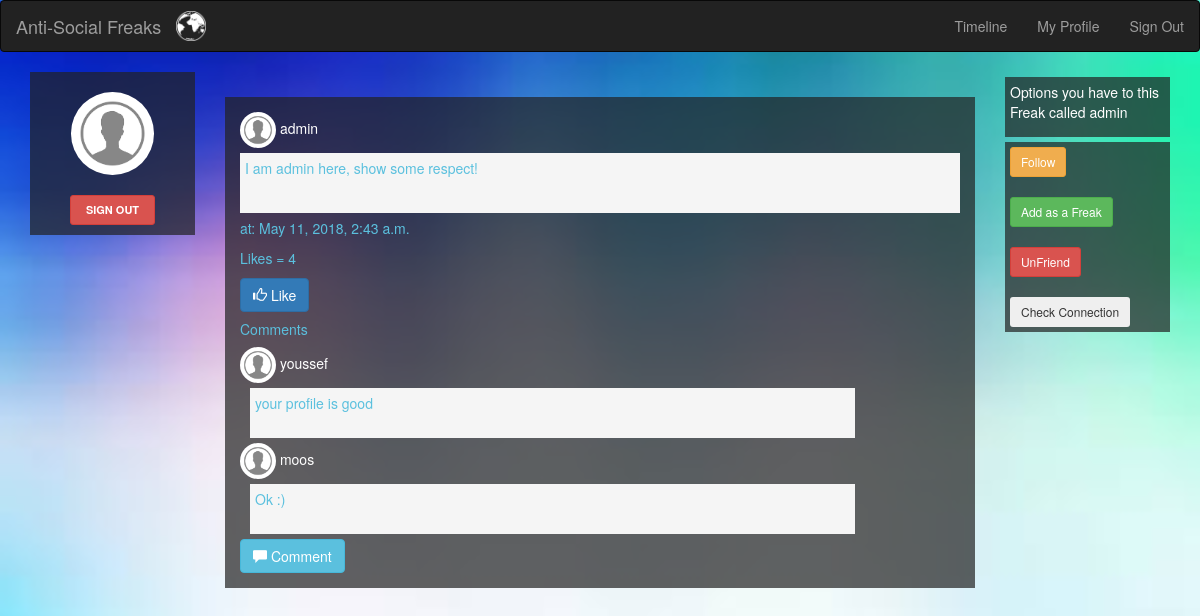
The page /anti-social/userProfile/25/ on the database its author committed.
### Social_Network/models.py (models this page shows, shortened)
class Post(models.Model):# shares is missing $$$$$$$$$$
    publisher = models.ForeignKey(User, on_delete=models.CASCADE)
    content = models.CharField(max_length=2000)
    date = models.DateTimeField(blank=True,default=datetime.now)

class Comment(models.Model):
    post=models.ForeignKey(Post, on_delete=models.CASCADE)
    content = models.CharField(max_length=1000)
    commenter = models.ForeignKey(User, on_delete=models.CASCADE ,null=True )

### Social_Network/views.py (the view)
# urls.py: path('userProfile/<int:user_id>/', views.userProfile , name='userprofile'),
def userProfile(request,user_id):
    user = User.objects.get(id = user_id)
    posts = Post.objects.filter(publisher=user)
    context = {'username': user , 'posts' : posts}
    return render(request, 'Social_Network/profile.html', context)

### Social_Network/templates/Social_Network/profile.html (shortened to what this page needs)
{% load staticfiles %}
<!DOCTYPE html>
<html lang="en">
<head>
  <link rel="stylesheet" href="https://maxcdn.bootstrapcdn.com/bootstrap/3.3.7/css/bootstrap.min.css">
</head>
<body class="backGround">
<nav class="navbar navbar-inverse ">
      <div class="container-fluid">
        <div class="navbar-header">
          <img class="icon" src="{% static 'Social_Network/images/White_Globe_Icon.png' %}" />
          <a  class="navbar-brand" href="">Anti-Social Freaks</a>
        </div>
            <ul class="nav navbar-nav navbar-right">
              <li> <a href="{%   url 'Social_Network:home' %}">Timeline</a></li>
              <li><a href="{%   url 'Social_Network:profile' %}">My Profile</a></li>
              <li><a href="{% url 'Social_Network:logout' %}">Sign Out</a></li>
            </ul>
      </div>
    </nav>
<div class="container-fluid">
    <div>
    <div class="col-md-2">
      <div class="profile-sidebar">
        <div class="profile-userpic">
          <img src="{% static 'Social_Network/images/Profile-Pic.jpg' %}" class="img-responsive" alt="">
        </div>
        <div class="profile-userbuttons">
            <form action="logout/" method="post">
          <button type="submit" class="btn btn-danger btn-sm">Sign Out</button>
                </form>
        </div>
      </div>
    </div>
    <div class="col-sm-8" style="color: #5bc0de">
{% for post in posts %}
            <div class="GeneratedContainers">
            <div>
                <img src="{% static 'Social_Network/images/Profile-Pic.jpg' %}" class="rounded-circle" id="CommentPP">
                <a href= "#"style="color: white;" > {{ post.publisher.username }}</a>
            </div>
            <div>
              <p id="PostLabel">{{ post.content }}</p>
                <p>at: {{ post.date }}</p>
                <p>
                        Likes = {{    post.like_set.count }}
                </p>
            </div>
            <div>
                <form method="post"  action="LikePost/{{ post.id }}/ ">
                     <button type="submit" class="btn btn-primary"><i class="glyphicon glyphicon-thumbs-up"></i> Like</button>
                </form>
            </div>
            <h5>Comments</h5>
{% for comment in post.comment_set.all %}
              <div>
                <img src="{% static 'Social_Network/images/Profile-Pic.jpg' %}" class="rounded-circle" id="CommentPP">
                <a href= "#" style="color: white; " > {{ comment.commenter.username }}</a>
                <div class="clearfix">
                  <p id="CommentLabel"> {{comment.content }} </p>
                </div>
              </div>
              {% endfor %}
<form method="post"  action="CommentPost/{{ post.id }}/ ">
              <button type="submit" class="btn btn-info"><i class="glyphicon glyphicon-comment"></i> Comment </button>
</form>
            </div>
  {% endfor %}
    </div>
    <div class="col-sm-2 sidenav">
      <div class="SuggestedFriendsContainer">
        <p style="color: white;">Options you have to this Freak called {{ username.username }} </p>
      </div>
      <div class="SuggestedFriendsContainer">
<form method="post"  action="{%   url 'Social_Network:followfriend' username.id  %}">
      <button type="submit" class="btn btn-warning btn-sm">Follow</button>
</form>
          <br>
<form method="post"  action="{%   url 'Social_Network:addfriend' username.id  %}">
 <button type="submit" class="btn btn-success btn-sm">Add as a Freak</button>
</form>
<br>
  <form method="post"  action="{%   url 'Social_Network:unfriend' username.id  %}">
     <button type="submit" class="btn btn-danger btn-sm">UnFriend</button>
</form>
<br>
            <form method="post"  action="{%   url 'Social_Network:connection' username.id  %}">
     <button type="submit" class="btn btn-dark btn-sm">Check Connection</button>
            </form>
      </div>
    </div>
  </div>
</div>
</body>
</html>

### rows shown on the page
Post: publisher.username "admin", content "I am admin here, show some respect!", date "May 11, 2018, 2:43 a.m.", like_set.count "4"
Comment: commenter.username "youssef", content "your profile is good"
Comment: commenter.username "moos", content "Ok :)"

### other values the page prints
{{ username.username }} "admin"
